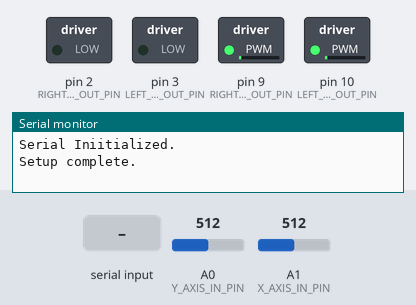
The sketch below on a simulated Arduino Uno, built with avr-gcc and run on an emulated ATmega328P. Shown: switched loads named in the sketch (green lamp = pin HIGH), the last lines printed to the serial monitor. Inputs (shaded band) come from the test bench; at power-on: A0 (Y_AXIS_IN_PIN) = 512, A1 (X_AXIS_IN_PIN) = 512.

Above: at 1.2 s.
1.3 s: "$set-right-limit\n" received over Serial
At 2.5 s:
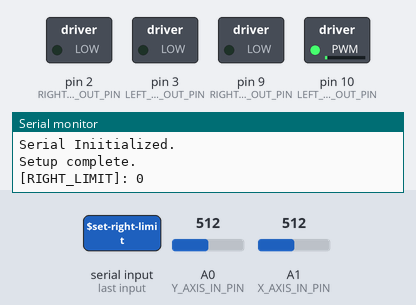
2.8 s: A0 (Y_AXIS_IN_PIN) set to 517
At 3.1 s:
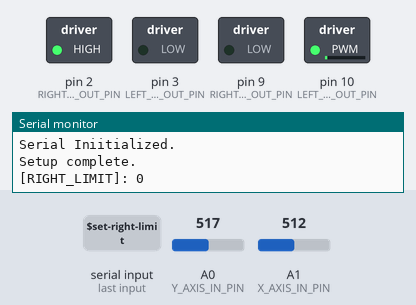
4.3 s: A1 (X_AXIS_IN_PIN) set to 716
At 5.5 s:
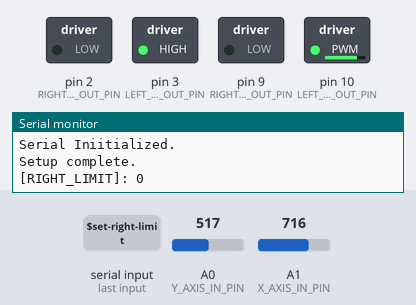
5.8 s: "$set-left-limit\n" received over Serial
At 7.0 s:
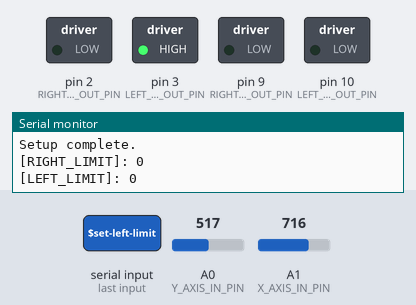
7.3 s: A1 (X_AXIS_IN_PIN) set to 511
At 7.8 s:
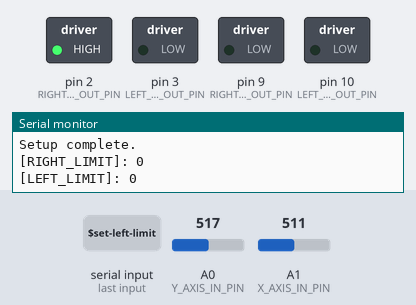
8.8 s: A0 (Y_AXIS_IN_PIN) set to 511
At 10.1 s:
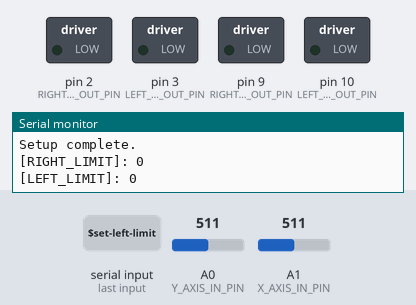
Timing chart, 0 to 11.3 s (numbered marks = the images above; inputs shaded):
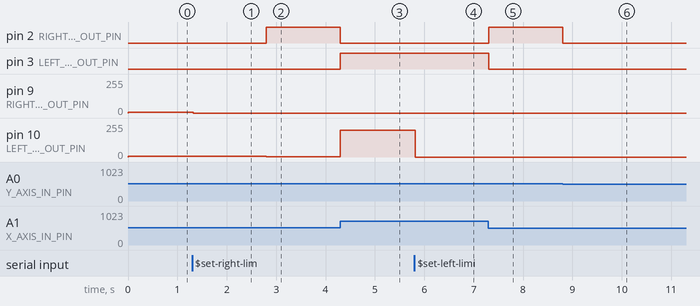

The sketch:

WheelBarrowV1.0.ino
```cpp
//Input and processing related constants.
#define X_AXIS_IN_PIN A1
#define Y_AXIS_IN_PIN A0

#define DEADBAND 50
#define X_AXIS_CENTER 513
#define Y_AXIS_CENTER 518

#define TOP 255
#define CENTER 127
#define BOTTOM 0
#define BIT8_DEADBAND 15

//Output related constants.
#define RIGHT_DIR_OUT_PIN 2
#define LEFT_DIR_OUT_PIN 3

//PWM output pins
#define RIGHT_PWR_OUT_PIN 9
#define LEFT_PWR_OUT_PIN 10

int x_in, y_in, x, y = 0;
int r_dir, l_dir, r_pwr, l_pwr;

int r_limit = -1;
int l_limit = -1;

int debug_out = 0;

class TTYTerminal {
  public:
    int cmd_i = 0;
    int input_rec = 0;
    char command[128];
    char tty_command[128];

    void init() {
      Serial.println(F("TTYTerminal Initialized"));
      Serial.println(F("Enter $help for command listing"));
    }

    void receive() {
      char input;

      while (Serial.available()) {
        input = (char)Serial.read();
        if (input != '\n') {
          command[cmd_i] = input;
          cmd_i++;
          command[cmd_i] = '\0';
        } else {
          sprintf(tty_command, "%s", command);
          cmd_i = 0;
          sprintf(command, "");
          input_rec = 1;
        }
      }
    }

    void process_event(char * tty_command) {
      if ( strcmp( tty_command, "" ) == 0 ) {
        return;
      }
      char * command = strtok(tty_command, "=");
      char * argument = strtok(0, "=");
      char buff[80];

      strcpy(buff, "");

      // $set-right-limit=100
      // $set-left-limit=100
      // $get-right_limit
      // $get-left-limit

      if (strcmp( command, "$set-debug") == 0) {
        debug_out = atoi(argument);
        sprintf(buff, "[DEBUG]: %d", debug_out);
      } else if (strcmp( command, "$set-right-limit") == 0) {
        r_limit = atoi(argument);
        sprintf(buff, "[RIGHT_LIMIT]: %d", r_limit);
      } else if (strcmp( command, "$set-left-limit") == 0) {
        l_limit = atoi(argument);
        sprintf(buff, "[LEFT_LIMIT]: %d", l_limit);
      } else if (strcmp( command, "$get-right-limit") == 0) {
        sprintf(buff, "[RIGHT_LIMIT]: %d", r_limit);
      } else if (strcmp( command, "$get-left-limit") == 0) {
        sprintf(buff, "[LEFT_LIMIT]: %d", l_limit);
      } else {
        sprintf(buff, "Invalid command: [%s]", tty_command);
      }

      Serial.println(buff);
      strcpy(tty_command, "");
    }

    void process() {
      if (this->input_rec == 1) {
        this->input_rec = 0;
        this->process_event(this->tty_command);
      }
    }
};

TTYTerminal terminal;

void serialEvent() {
  terminal.receive();
}

void setup() {
  // put your setup code here, to run once:
  Serial.begin(9600);
  Serial.println("Serial Iniitialized.");

  pinMode(RIGHT_DIR_OUT_PIN, OUTPUT);
  digitalWrite(RIGHT_DIR_OUT_PIN, 1);
  pinMode(LEFT_DIR_OUT_PIN, OUTPUT);
  digitalWrite(LEFT_DIR_OUT_PIN, 1);

  pinMode(X_AXIS_IN_PIN, INPUT);
  pinMode(Y_AXIS_IN_PIN, INPUT);

  Serial.println("Setup complete.");

}

void motor_right(int r_dir, int r_pwr) {
  digitalWrite(RIGHT_DIR_OUT_PIN, r_dir);
  analogWrite(RIGHT_PWR_OUT_PIN, r_pwr);
}

void motor_left(int l_dir, int l_pwr) {
  digitalWrite(LEFT_DIR_OUT_PIN, l_dir);
  analogWrite(LEFT_PWR_OUT_PIN, l_pwr);
}

int is_deadband(int center, int input) {
  return  ( (input >= (center - BIT8_DEADBAND)) && (input <= (center + BIT8_DEADBAND)) );
}

void loop() {
  terminal.process();

  //sample joystick potentiometers
  x_in = analogRead(X_AXIS_IN_PIN);
  y_in = analogRead(Y_AXIS_IN_PIN);

  //pots are returning a digital voltage signal that is 0 - 1024.
  //it needs to be converted to (-512) - (+512)
  x = X_AXIS_CENTER - x_in;
  y = Y_AXIS_CENTER - y_in;

  r_pwr = y - x;  // mix x and y to determine motor voltage
  l_pwr = y + x;  // ...

  //if its a negative value then it is clockwise, positive is counter clockwise
  r_dir = r_pwr <= 0;
  l_dir = l_pwr <= 0;

  //map back from (-512) - (+512) to 0 - 255
  r_pwr = abs(map(r_pwr, BOTTOM, TOP, 0, 255));
  l_pwr = abs(map(l_pwr, BOTTOM, TOP, 0, 255));

  //if a limit has been set then apply the limit to the motor output.
  if (r_limit != -1) {
    r_pwr  = (r_pwr <= r_limit ) ? r_pwr : r_limit;
    if (debug_out) {
      char b[32];
      sprintf(b, "Limiting right motor power to %d", r_limit);
    }
  }

  if (l_limit != -1) {
    l_pwr = (l_pwr <= l_limit) ? l_pwr : l_limit;
    if (debug_out) {
      char b[32];
      sprintf(b, "Limiting left motor power to %d", r_limit);
    }
  }

  if ( is_deadband( CENTER, r_pwr ) && is_deadband( CENTER, l_pwr) ) {
    //if the stick is in its normal position (accounting for deadband) then stop movement
    motor_right(0, 0);
    motor_left(0, 0);
  } else {
    //write out pin values for motor speed and directional control
    motor_right(r_dir, r_pwr);
    motor_left(l_dir, l_pwr);
  }

  if (debug_out) {
    char b[32];
    sprintf(b, "%d, %d, %d, %d", l_pwr, l_dir, r_pwr, r_dir);
    Serial.println(b);
  }

}
```

Measured:
- the behaviour switches between 516 and 517 on A0 (Y_AXIS_IN_PIN) (found by bisection; images 1 and 2)
- after the input at 1.3 s, pin 9 (RIGHT_PWR_OUT_PIN): 5/255 → 0/255 at once
- after the input at 2.8 s, pin 2 (RIGHT_DIR_OUT_PIN): LOW → HIGH at once; pin 10 (LEFT_PWR_OUT_PIN): 7/255 → 2/255 at once
- after the input at 4.3 s, pin 2 (RIGHT_DIR_OUT_PIN): HIGH → LOW at once; pin 3 (LEFT_DIR_OUT_PIN): LOW → HIGH at once; pin 10 (LEFT_PWR_OUT_PIN): 2/255 → 202/255 at once
- after the input at 5.8 s, pin 10 (LEFT_PWR_OUT_PIN): 202/255 → 0/255 at once
- after the input at 7.3 s, pin 2 (RIGHT_DIR_OUT_PIN): LOW → HIGH at once; pin 3 (LEFT_DIR_OUT_PIN): HIGH → LOW at once
- after the input at 8.8 s, pin 2 (RIGHT_DIR_OUT_PIN): HIGH → LOW at once
